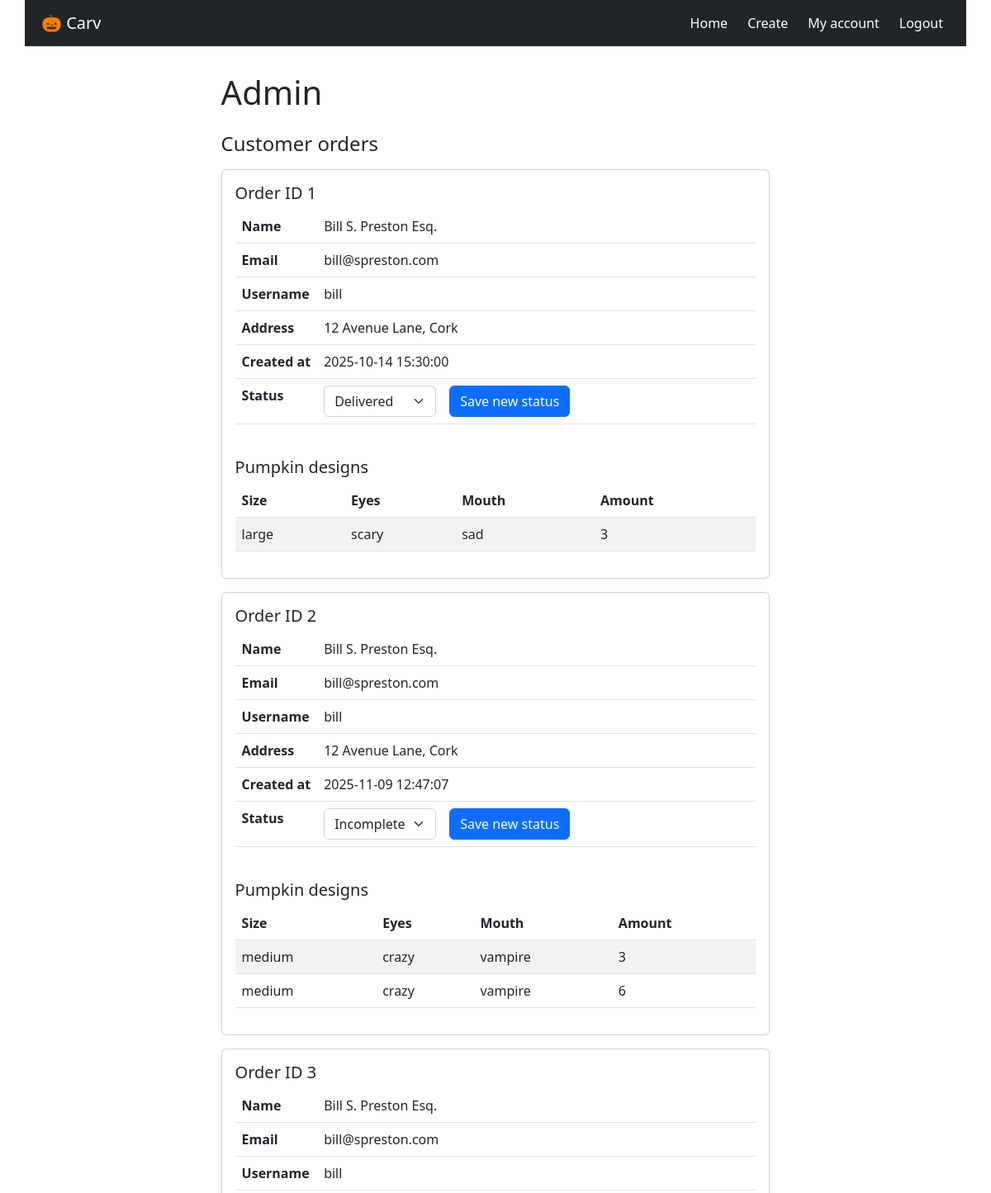
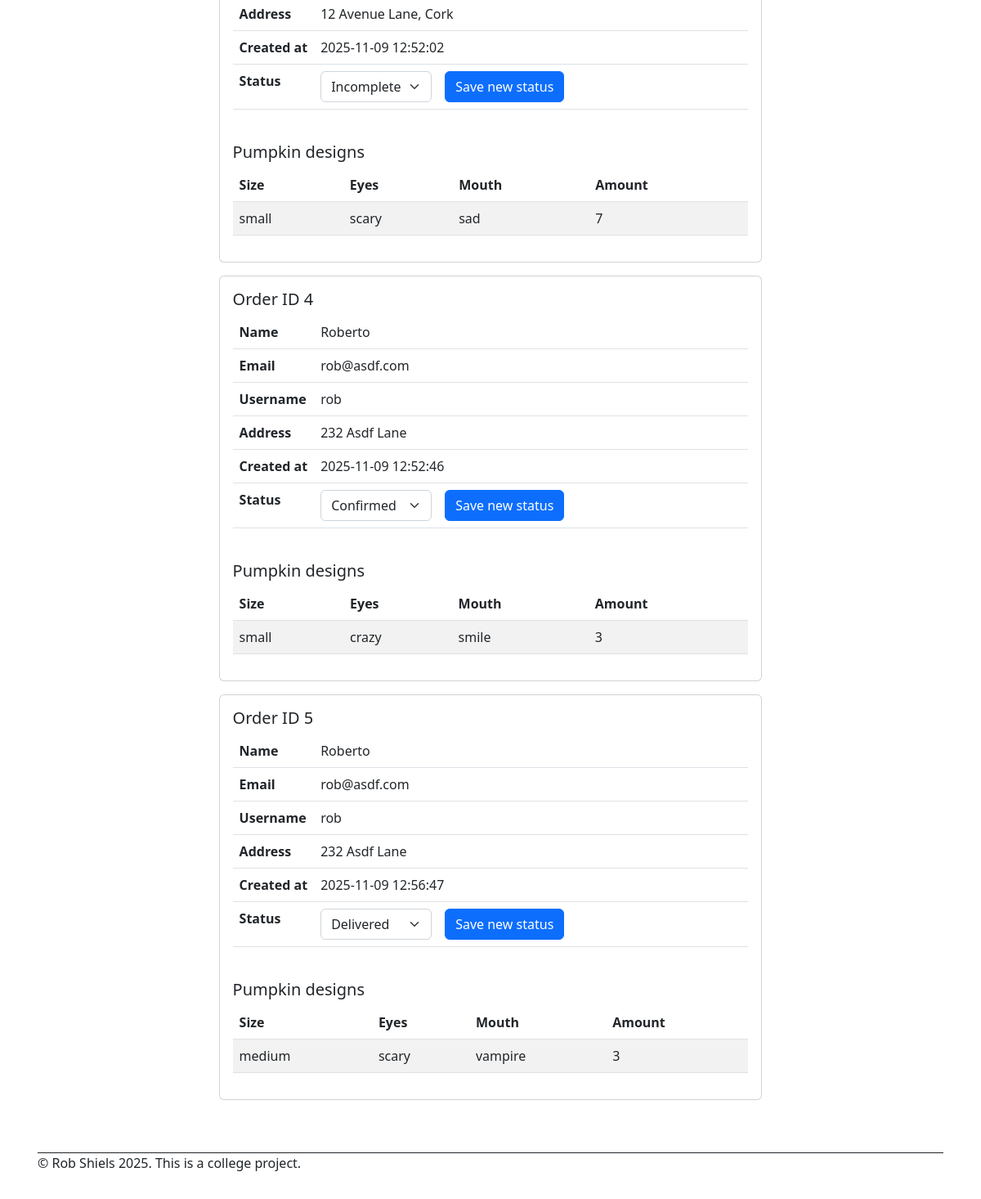
The page /admin (signed in) on the database its author committed (2 pictures, top to bottom).
### models.py (models this page shows, shortened)
class Order(db.Model):
    __tablename__ = 'order'
    order_id: Mapped[int] = mapped_column(primary_key=True)
    created_at: Mapped[datetime] = mapped_column(nullable=False,  default=lambda: datetime.now(timezone.utc).replace(microsecond=0))
    status: Mapped[str] = mapped_column(nullable=True)
    customer_id: Mapped[int] = mapped_column(db.ForeignKey('user.user_id'), nullable=False) # Add 'delete' button to delete customer and all associated ordres
    customer = db.relationship('User', back_populates='orders')
    pumpkins = db.relationship('PumpkinDesign', back_populates='order',  cascade='all, delete-orphan', passive_deletes=True )  # one-to-many

class User(db.Model, UserMixin):
    __tablename__ = 'user'
    user_id: Mapped[int] = mapped_column(primary_key=True)
    username: Mapped[str] = mapped_column(nullable=False)
    password: Mapped[str] = mapped_column(nullable=False)
    name: Mapped[str] = mapped_column(nullable=False)
    email: Mapped[str] = mapped_column(nullable=False, unique=True)
    address: Mapped[str] = mapped_column(nullable=False)
    role: Mapped[str] = mapped_column(nullable=False, default="customer")
    orders = db.relationship('Order', back_populates='customer')

class PumpkinDesign(db.Model):
    __tablename__ = 'pumpkin_design'
    design_id: Mapped[int] = mapped_column(primary_key=True)
    size: Mapped[str] = mapped_column(nullable=False)
    eyes: Mapped[str] = mapped_column(nullable=False)
    mouth: Mapped[str] = mapped_column(nullable=False)
    amount: Mapped[int] = mapped_column(nullable=False)
    created_at: Mapped[datetime] = mapped_column(nullable=False,  default=lambda: datetime.now(timezone.utc).replace(microsecond=0))
    order_id: Mapped[int] = mapped_column(db.ForeignKey('order.order_id', ondelete='CASCADE'), nullable=False)
    order = db.relationship('Order', back_populates='pumpkins')

### app.py (the view)
@app.route("/admin")
@login_required
def admin_page():
    orders = Order.query.order_by(Order.order_id).all()
    return render_template("admin.html", orders=orders)

### app.py (called while the page is built)
@login_manager.user_loader
def load_user(user_id):
    return User.query.get(int(user_id))

### templates/admin.html (shortened to what this page needs)
{% set title = "Admin" %}
{% extends "base.html" %}
{% block main %}
<h4 class="card-title mb-3">Customer orders</h4>
{% for order in orders %}
<div class="card mb-3">
    <div class="card-body">
        <div class="pb-4">
            <h5>Order ID {{ order.order_id }}</h5>
            <table class="table">
                <tbody>
                    <tr>
                        <th scope="row" class="hug">Name</th>
                        <td>{{ order.customer.name }}</td>
                    </tr>
                    <tr>
                        <th scope="row" class="hug">Email</th>
                        <td>{{ order.customer.email }}</td>
                    </tr>
                    <tr>
                        <th scope="row" class="hug">Username</th>
                        <td>{{ order.customer.username }}</td>
                    </tr>
                    <tr>
                        <th scope="row" class="hug">Address</th>
                        <td>{{ order.customer.address }}</td>
                    </tr>
                    <tr>
                        <th scope="row" class="hug">Created at</th>
                        <td>{{ order.created_at }}</td>
                    </tr>
                    <tr>
                        <th scope="row" class="hug">Status</th>
                        <td>
                            <form action="{{ url_for('update_status', order_id=order.order_id) }}" method="POST"
                                class="row g-3">
                                <div class="col-auto"> <select name="status" class="order-status form-select"
                                        data-status="{{ order.status or '' }}" aria-label="Order status">
                                        <option value="Incomplete">Incomplete</option>
                                        <option value="Confirmed">Confirmed</option>
                                        <option value="Delivered">Delivered</option>
                                    </select>
                                </div>
                                <div class="col-auto">
                                    <button type="submit" class="btn btn-primary ">Save new status</button>
                                </div>
                            </form>
                        </td>
                    </tr>
                </tbody>
            </table>
        </div>
        <h5 class="card-title ">Pumpkin designs</h5>
        {% if order.pumpkins %}
        <table class="table table-striped">
            <thead>
                <tr>
                    <th>Size</th>
                    <th>Eyes</th>
                    <th>Mouth</th>
                    <th>Amount</th>
                </tr>
            </thead>
            <tbody>
                {% for pumpkin in order.pumpkins %}
                <tr>
                    <td>{{ pumpkin.size }}</td>
                    <td>{{ pumpkin.eyes }}</td>
                    <td>{{ pumpkin.mouth }}</td>
                    <td>{{ pumpkin.amount }}</td>
                </tr>
                {% endfor %}
            </tbody>
        </table>
        {% else %}
        <p class="text-muted">No pumpkins were added to this order. Please contact the customer.</p>
        {% endif %}
    </div>
</div>
{% endfor %}
{% endblock %}

### static/css/style.css (style rules this page uses)
* { margin: 0px; padding: 0px; font-size: 16px; }
html { height: 100%; color: white; }
body { margin: 0px; min-height: 100vh; }
.table td.hug, .table th.hug { width: 1%; white-space: nowrap; }
@media (min-width: 480px) { body { margin: 0px 24px; max-width: 1140px; margin-left: auto; margin-right: auto; } }
@media (min-width: 480px) { .card { width:60%; } }

### rows shown on the page
Order: order_id "1", customer.name "Bill S. Preston Esq.", customer.email "bill@spreston.com", customer.username "bill", customer.address "12 Avenue Lane, Cork", created_at "2025-10-14 15:30:00", status "Delivered"
PumpkinDesign: size "large", eyes "scary", mouth "sad", amount "3"
Order: order_id "2", customer.name "Bill S. Preston Esq.", customer.email "bill@spreston.com", customer.username "bill", customer.address "12 Avenue Lane, Cork", created_at "2025-11-09 12:47:07", status "Incomplete"
PumpkinDesign: size "medium", eyes "crazy", mouth "vampire", amount "3"
PumpkinDesign: size "medium", eyes "crazy", mouth "vampire", amount "6"
Order: order_id "3", customer.name "Bill S. Preston Esq.", customer.email "bill@spreston.com", customer.username "bill", customer.address "12 Avenue Lane, Cork", created_at "2025-11-09 12:52:02", status "Incomplete"
PumpkinDesign: size "small", eyes "scary", mouth "sad", amount "7"
Order: order_id "4", customer.name "Roberto", customer.email "rob@asdf.com", customer.username "rob", customer.address "232 Asdf Lane", created_at "2025-11-09 12:52:46", status "Confirmed"
PumpkinDesign: size "small", eyes "crazy", mouth "smile", amount "3"
Order: order_id "5", customer.name "Roberto", customer.email "rob@asdf.com", customer.username "rob", customer.address "232 Asdf Lane", created_at "2025-11-09 12:56:47", status "Delivered"
PumpkinDesign: size "medium", eyes "scary", mouth "vampire", amount "3"

### other values the page prints
{{ title or "Welcome" }} "Admin"
